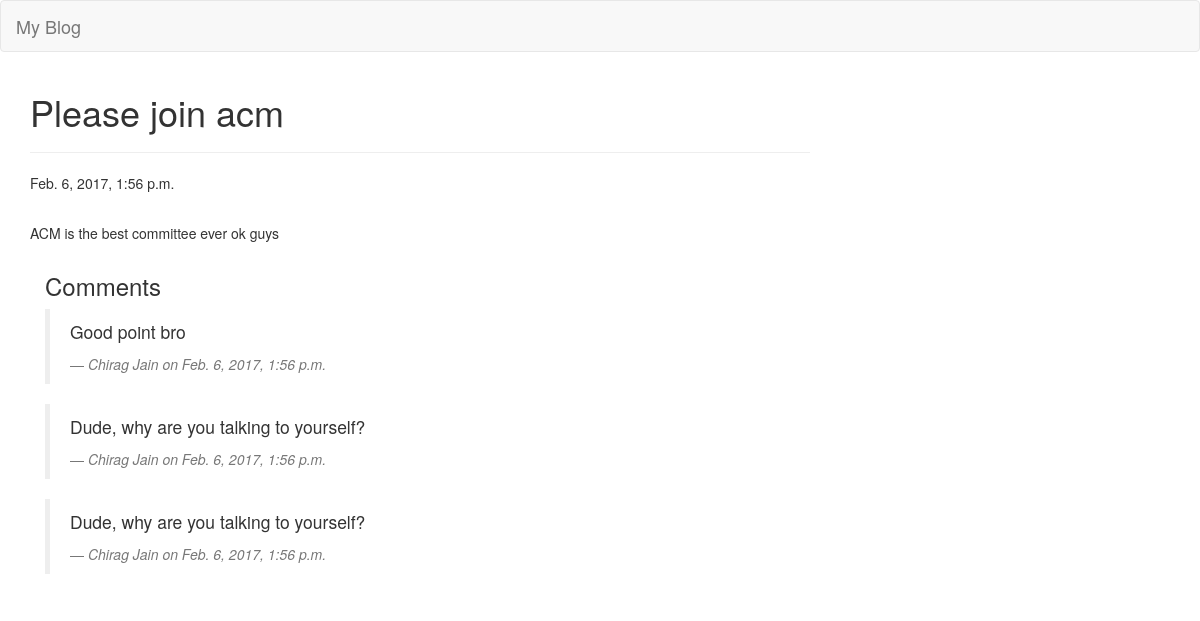
Page /post_detail/8 on the committed database.
### blog/models.py (models this page shows, shortened)
class Post(models.Model):
    author = models.ForeignKey(User)
    title = models.CharField(max_length=80)
    text = models.TextField()
    created_date = models.DateTimeField(auto_now_add=True)

class Comment(models.Model):
    author = models.ForeignKey(User)
    post = models.ForeignKey(Post)
    text = models.TextField()
    post_date = models.DateTimeField(auto_now_add=True)

### blog/views.py (the view)
# urls.py: url(r'^post_detail/(\d+)$', views.post_detail),
def post_detail(request, postid):
    post = Post.objects.get(id=postid)
    comments = Comment.objects.filter(post=post)
    return render(request, 'post_detail.html', {'post': post,'comments':comments,'user':request.user})

### blog/templates/post_detail.html (shortened to what this page needs)
{% extends "base.html" %}
{% block content %}
    <div class="post row">
        <div class="col-2 date">
            <h1>{{ post.title }}</h1><hr>
        </div>
        {% if post.created_date %}
            <div class="col-2 date">
                {{ post.created_date }}
            </div>
        {% endif %}
    </div><br />
    <div class="post row">
        <p>{{ post.text|linebreaks }}</p>
    </div>
    <h3>Comments</h3>
    {% for comment in comments %}
        <div class="post">
            <blockquote class="blockquote">
                <p class="mb-0">{{ comment.text }}</p>
                <footer class="blockquote-footer"><cite title="Source Title">{{comment.author.first_name}} on {{ comment.post_date }}</cite></footer>
            </blockquote>
        </div>
    {% endfor %}
{% endblock %}

### rows in the picture
Post: title "Please join acm", created_date "Feb. 6, 2017, 1:56 p.m.", text "ACM is the best committee ever ok guys"
Comment: text "Good point bro", author.first_name "Chirag Jain", post_date "Feb. 6, 2017, 1:56 p.m."
Comment: text "Dude, why are you talking to yourself?", author.first_name "Chirag Jain", post_date "Feb. 6, 2017, 1:56 p.m."
Comment: text "Dude, why are you talking to yourself?", author.first_name "Chirag Jain", post_date "Feb. 6, 2017, 1:56 p.m."
